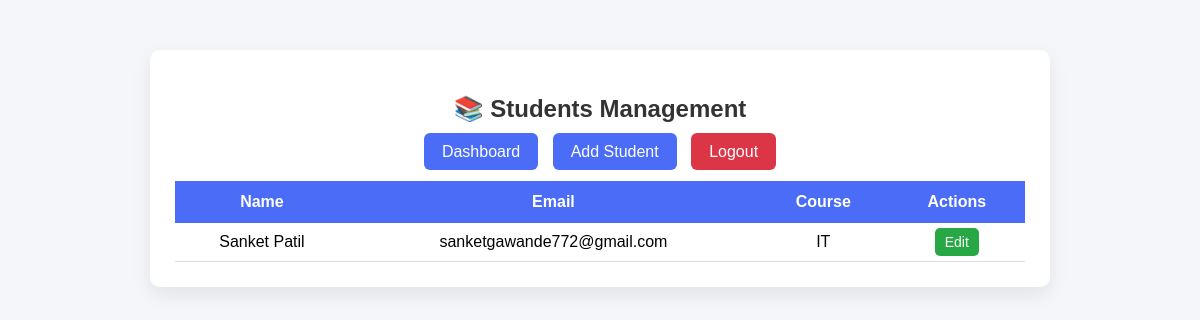
The page /students (signed in) on the database as committed earlier.
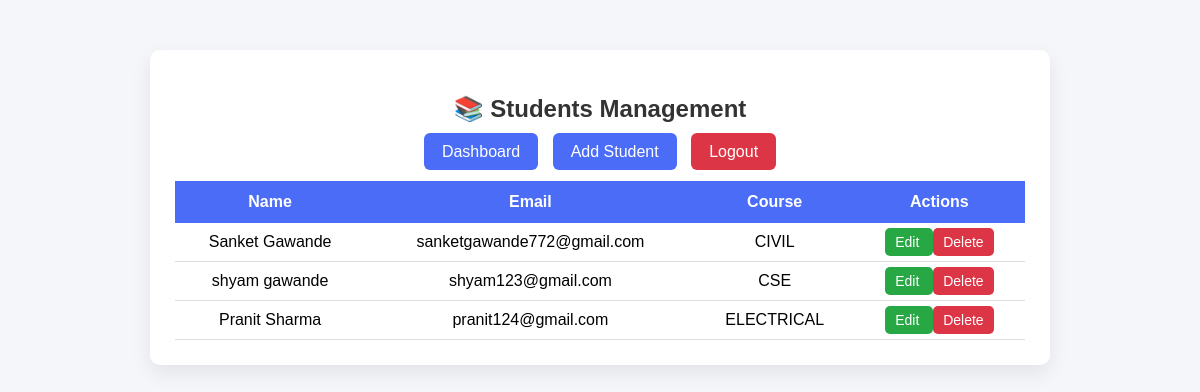
The same page on the database as committed later.
### tables this page shows
CREATE TABLE students(
id INTEGER PRIMARY KEY AUTOINCREMENT,
name TEXT,
email TEXT,
course TEXT
);

### app.py (the view)
@app.route('/students')
@login_required
def students():
    db = get_db()
    students = db.execute(
        "SELECT * FROM students"
    ).fetchall()
    return render_template(
        'students.html',
        students=students
    )

### app.py (called while the page is built)
def get_db():
    conn = sqlite3.connect("database.db")
    conn.row_factory = sqlite3.Row
    return conn

def login_required(f):
    @wraps(f)
    def wrapper(*args, **kwargs):
        if 'user' not in session:
            return redirect('/login')
        return f(*args, **kwargs)
    return wrapper

### templates/students.html (shortened to what this page needs)
<!DOCTYPE html>
<html>
<head>
    <link rel="stylesheet" href="/static/style.css">
</head>
<body>
<div class="container">
    <div class="card">
        <h2>📚 Students Management</h2>
        <nav class="nav-bar">
            <a href="/dashboard">Dashboard</a>
            <a href="/add-student">Add Student</a>
            <a href="/logout" class="logout">Logout</a>
        </nav>
        <table>
            <tr>
                <th>Name</th>
                <th>Email</th>
                <th>Course</th>
                <th>Actions</th>
            </tr>
            {% for s in students %}
            <tr>
                <td>{{ s.name }}</td>
                <td>{{ s.email }}</td>
                <td>{{ s.course }}</td>
                <td>
                    <a class="action-btn edit"
                       href="/edit/{{ s.id }}">
                       Edit
                    </a>
                    {% if session['role']=="admin" %}
                    <a class="action-btn delete"
                       href="/delete/{{ s.id }}"
                       onclick="return confirm('Delete this student?')">
                       Delete
                    </a>
                    {% endif %}
                </td>
            </tr>
            {% endfor %}
        </table>
    </div>
</div>
</body>
</html>

### static/style.css (style rules this page uses)
* { box-sizing: border-box; }
body { font-family: "Segoe UI", Tahoma, Arial, sans-serif; background: #f4f6f9; margin: 0; padding: 0; }
.container { width: 90%; max-width: 900px; margin: 50px auto; }
.card { background: #ffffff; padding: 25px; border-radius: 10px; box-shadow: 0 8px 20px rgba(0,0,0,0.08); }
h2 { text-align: center; margin-bottom: 20px; color: #333; }
nav { text-align: center; margin-bottom: 20px; }
nav a { text-decoration: none; color: #ffffff; background: #4a6cf7; padding: 10px 18px; border-radius: 6px; margin: 0 5px; font-weight: 500; }
nav a.logout { background: #dc3545; }
table { width: 100%; border-collapse: collapse; margin-top: 15px; }
table th { background: #4a6cf7; color: #fff; padding: 12px; }
table td { padding: 10px; border-bottom: 1px solid #ddd; text-align: center; }
.action-btn { padding: 6px 10px; border-radius: 5px; color: #fff; text-decoration: none; font-size: 14px; }
.edit { background: #28a745; }
.delete { background: #dc3545; }
body { margin:0; font-family:Arial, Helvetica, sans-serif; background:#f4f6f9; }
.logout { margin-top:auto; background:#dc2626; }
body { margin:0; font-family:Arial, Helvetica, sans-serif; }

Rows that differ between the two databases and show on the page:
added students: name "Sanket Gawande", email "sanketgawande772@gmail.com", course "CIVIL"
changed students: name "Sanket Patil" → "shyam gawande"; email "sanketgawande772@gmail.com" → "shyam123@gmail.com"; course "IT" → "CSE"; now shows "Delete"
added students: name "Pranit Sharma", email "pranit124@gmail.com", course "ELECTRICAL"
